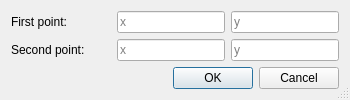
<?xml version="1.0" encoding="UTF-8"?>
<ui version="4.0">
 <class>AddLineDialog</class>
 <widget class="QDialog" name="AddLineDialog">
  <property name="windowModality">
   <enum>Qt::ApplicationModal</enum>
  </property>
  <property name="geometry">
   <rect>
    <x>0</x>
    <y>0</y>
    <width>418</width>
    <height>128</height>
   </rect>
  </property>
  <property name="sizePolicy">
   <sizepolicy hsizetype="Fixed" vsizetype="Fixed">
    <horstretch>0</horstretch>
    <verstretch>0</verstretch>
   </sizepolicy>
  </property>
  <property name="windowTitle">
   <string>New line</string>
  </property>
  <property name="sizeGripEnabled">
   <bool>true</bool>
  </property>
  <layout class="QGridLayout" name="gridLayout">
   <property name="sizeConstraint">
    <enum>QLayout::SetFixedSize</enum>
   </property>
   <item row="0" column="0">
    <layout class="QVBoxLayout" name="verticalLayout">
     <item>
      <layout class="QHBoxLayout" name="horizontalLayout">
       <item>
        <widget class="QLabel" name="firstPointLb">
         <property name="minimumSize">
          <size>
           <width>100</width>
           <height>0</height>
          </size>
         </property>
         <property name="text">
          <string>First point:</string>
         </property>
        </widget>
       </item>
       <item>
        <widget class="QLineEdit" name="x1Edit">
         <property name="text">
          <string/>
         </property>
         <property name="placeholderText">
          <string>x</string>
         </property>
        </widget>
       </item>
       <item>
        <widget class="QLineEdit" name="y1Edit">
         <property name="placeholderText">
          <string>y</string>
         </property>
        </widget>
       </item>
      </layout>
     </item>
     <item>
      <layout class="QHBoxLayout" name="horizontalLayout_2">
       <item>
        <widget class="QLabel" name="secondPointLb">
         <property name="minimumSize">
          <size>
           <width>100</width>
           <height>0</height>
          </size>
         </property>
         <property name="text">
          <string>Second point:</string>
         </property>
        </widget>
       </item>
       <item>
        <widget class="QLineEdit" name="x2Edit">
         <property name="placeholderText">
          <string>x</string>
         </property>
        </widget>
       </item>
       <item>
        <widget class="QLineEdit" name="y2Edit">
         <property name="placeholderText">
          <string>y</string>
         </property>
        </widget>
       </item>
      </layout>
     </item>
     <item>
      <widget class="QDialogButtonBox" name="buttonBox">
       <property name="orientation">
        <enum>Qt::Horizontal</enum>
       </property>
       <property name="standardButtons">
        <set>QDialogButtonBox::Cancel|QDialogButtonBox::Ok</set>
       </property>
      </widget>
     </item>
    </layout>
   </item>
  </layout>
 </widget>
 <resources/>
 <connections>
  <connection>
   <sender>buttonBox</sender>
   <signal>accepted()</signal>
   <receiver>AddLineDialog</receiver>
   <slot>accept()</slot>
   <hints>
    <hint type="sourcelabel">
     <x>248</x>
     <y>254</y>
    </hint>
    <hint type="destinationlabel">
     <x>157</x>
     <y>274</y>
    </hint>
   </hints>
  </connection>
  <connection>
   <sender>buttonBox</sender>
   <signal>rejected()</signal>
   <receiver>AddLineDialog</receiver>
   <slot>reject()</slot>
   <hints>
    <hint type="sourcelabel">
     <x>316</x>
     <y>260</y>
    </hint>
    <hint type="destinationlabel">
     <x>286</x>
     <y>274</y>
    </hint>
   </hints>
  </connection>
 </connections>
</ui>
